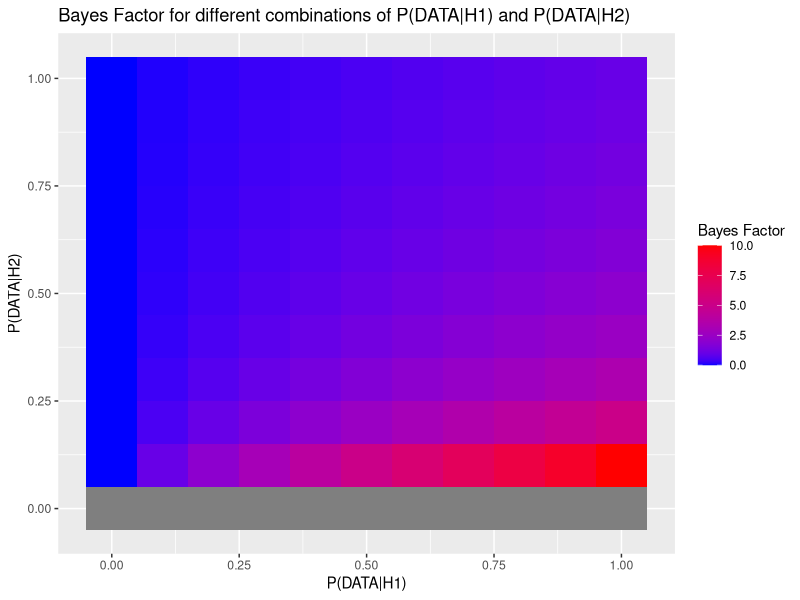

This figure's R source:
## ---- chunk 1
library(ggplot2)
## ---- chunk 2
PH1 <- 0.5 
PH0 <- 0.5 
P_DH1 <- 0.7
P_DH0 <- 0.4
P_data <- P_DH1*PH1 + P_DH0*PH0
posterior <- (PH1*P_DH1)/P_data
print(posterior)
## ---- chunk 3
PDH1 <- seq(0, 1, by = 0.1)
PDH2 <- seq(0, 1, by = 0.1)
factor <- c()
x <- c()
y <- c()
for(i in 1:length(PDH1)){
  
  for(j in 1:length(PDH2)){
    calculate <- PDH1[i]/PDH2[j]
    factor <- c(factor, calculate)
    x <- c(x,PDH1[i])
    y <- c(y,PDH2[j])
  }
}
plot <- data.frame(cbind(x,y,factor))
colnames(plot) <- c("PDH1", "PDH2","bayesfactor")

ggplot(plot, aes(x = PDH1, y = PDH2, fill = bayesfactor)) +
  geom_tile() +
  scale_fill_gradient(low = "blue", high = "red", limits = c(0,10), name = "Bayes Factor") +
  labs(title = "Bayes Factor for different combinations of P(DATA|H1) and P(DATA|H2)",
       x = "P(DATA|H1)", y = "P(DATA|H2)")


## ---- chunk 4
newPH1 <- 0.2
newPH0 <- 0.8 
newPDH1 <- 0.7
newPDH2 <- 0.4
newP_data <- newPDH1*newPH1 + newPDH2*newPH0
print(newfactor <- newPDH1/newPDH2) # no change in Bayes Factor 
print(newposterior <- (newPH1*newPDH1)/newP_data) # smaller probabilities

## ---- chunk 5
PA <- 0.5 # fair
P0 <- 0.5 # unfair
PDHA <- dbinom(7, 20, 1/6)
PDH0 <- c()
pposterior1 <- c()
pposterior2 <- c()
for (i in 2:5){
  PDH0 <- c(PDH0,dbinom(7, 20, i*1/6))
}


for (j in 1:length(PDH0)){
  pposterior1 <- c(pposterior1, PA*PDHA / (PA*PDHA + P0*PDH0[j]))
  pposterior2 <- c(pposterior2, P0*PDH0[j] / (PA*PDHA + P0*PDH0[j]))
}

print(pposterior1)
print(pposterior2)
# unfair

## ---- chunk 6




